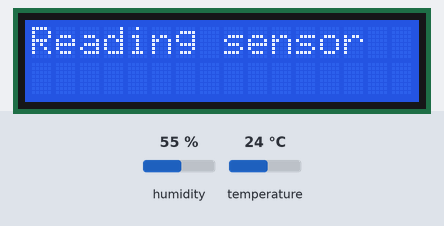
The sketch below on a simulated Arduino Mega 2560, built with avr-gcc and run on an emulated ATmega2560. Shown: 16×2 character LCD. Inputs (shaded band) come from the test bench; at power-on: humidity 55 %, temperature 24 °C.

Above: at 1.2 s.
1.3 s: humidity set to 22 %
At 4.6 s:
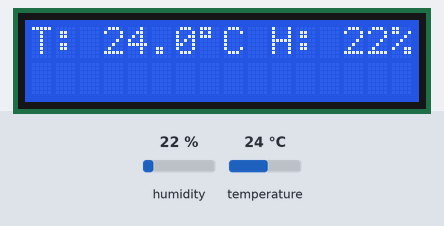
5.6 s: temperature set to 12 °C
At 8.5 s:
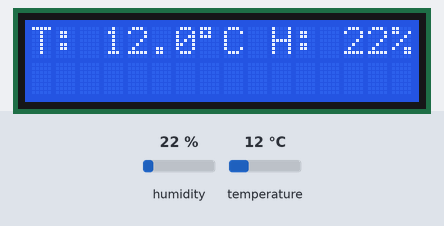
9.6 s: humidity set to 40 %
At 13.4 s:
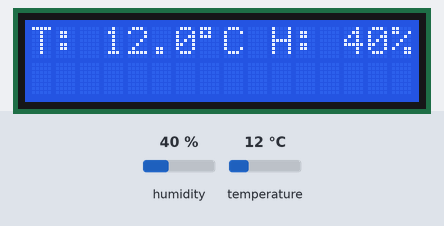
13.7 s: temperature set to 19 °C
At 17.5 s:
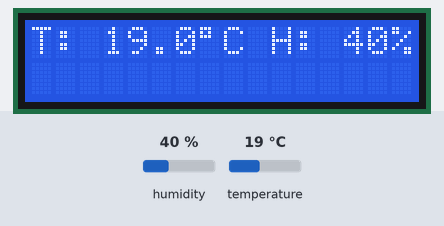
Timing chart, 0 to 18.7 s (numbered marks = the images above; inputs shaded):
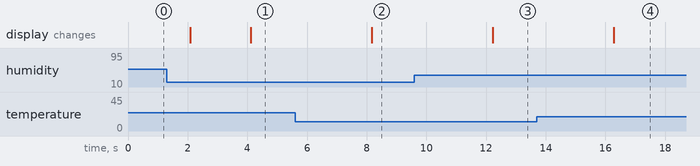

Measured:
- after the input at 1.3 s, the display: first differs from a run without the input after 2.8 s (image 1)
- after the input at 5.6 s, the display: changes after 2.6 s (image 2)
- after the input at 9.6 s, the display: changes after 2.6 s (image 3)
- after the input at 13.7 s, the display: changes after 2.6 s (image 4)

The sketch:

WeatherStation1.ino
```cpp
    /////////////////////////////////////////////////////////////////
   //            Arduino Weather Station #1             v1.02     //
  //       Get the latest version of the code here:              //
 //         http://educ8s.tv/arduino-weather-station-1/         //
/////////////////////////////////////////////////////////////////


#include "DHT.h"
#include <LiquidCrystal.h>


#define DHTPIN 22     // what pin we're connected to

#define DHTTYPE DHT11

DHT dht(DHTPIN, DHTTYPE);
LiquidCrystal lcd(8,9,4,5,6,7);

void setup(void) {
  lcd.begin(16, 2);
  lcd.print("Reading sensor");
  dht.begin();
}

void loop() {

  float temperature, humidity;

  humidity = dht.readHumidity();
  temperature = dht.readTemperature();
  delay(2000);

 lcd.clear();

 char tempF[6];
 char humF[6];
 dtostrf(temperature, 5, 1, tempF);
 dtostrf(humidity, 2, 0, humF);

 lcd.print("T:");
 lcd.print(tempF);
 lcd.print((char)223);
 lcd.print("C ");
 lcd.print("H: ");
 lcd.print(humF);
 lcd.print("%");
}
```
